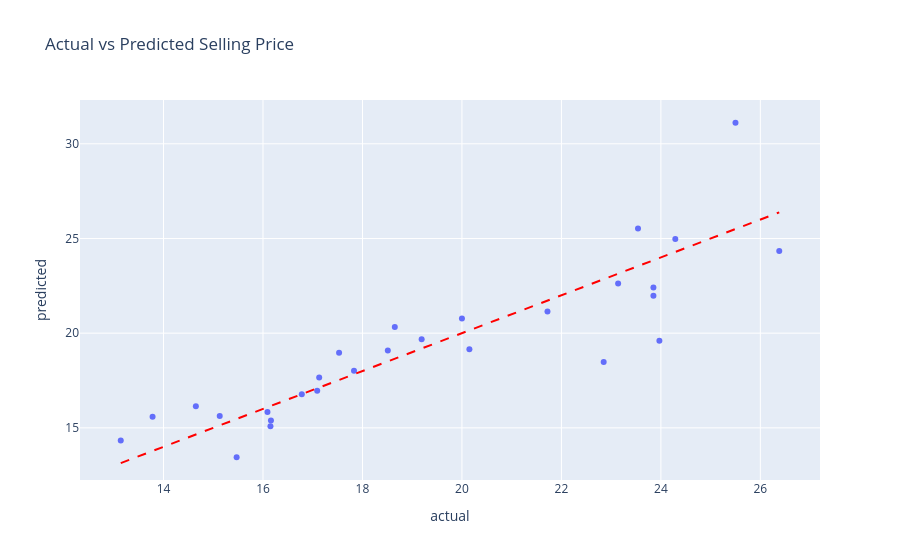

Write notebook code for a chart like this one.
### Code cell
results_df = pd.DataFrame({
    'actual': ytest,
    'predicted': predAlag
})

fig = px.scatter(results_df, x='actual', y='predicted',
    title='Actual vs Predicted Selling Price')

fig.add_shape(type='line',
    x0=ytest.min(), y0=ytest.min(),
    x1=ytest.max(), y1=ytest.max(),
    line=dict(color='red', dash='dash'))

fig.show()

### Figure 1 — Plotly figure (JSON) as saved in the notebook; plotly's stock layout.template omitted (floating-point values rounded to 4 significant figures)
{"data": [{"hovertemplate": "actual=%{x}<br>predicted=%{y}<extra></extra>", "legendgroup": "", "marker": {"color": "#636efa", "symbol": "circle"}, "mode": "markers", "name": "", "orientation": "v", "showlegend": false, "type": "scatter", "x": [23.14, 21.72, 13.14, 17.09, 24.29, 17.13, 16.78, 23.85, 18.51, 17.83, 20.15, 23.97, 16.09, 20.0, 15.47, 16.15, 22.85, 14.65, 15.13, 13.78, 23.54, 25.5, 17.53, 18.65, 16.16, 26.38, 19.19, 23.85], "xaxis": "x", "y": [22.62, 21.14, 14.33, 16.96, 24.98, 17.65, 16.78, 22.41, 19.08, 18.01, 19.15, 19.59, 15.83, 20.77, 13.45, 15.08, 18.48, 16.14, 15.63, 15.58, 25.53, 31.11, 18.96, 20.33, 15.39, 24.34, 19.68, 21.98], "yaxis": "y"}], "layout": {"legend": {"tracegroupgap": 0}, "shapes": [{"line": {"color": "red", "dash": "dash"}, "type": "line", "x0": 13.14, "x1": 26.38, "y0": 13.14, "y1": 26.38}], "title": {"text": "Actual vs Predicted Selling Price"}, "xaxis": {"anchor": "y", "domain": [0, 1], "title": {"text": "actual"}}, "yaxis": {"anchor": "x", "domain": [0, 1], "title": {"text": "predicted"}}}}
